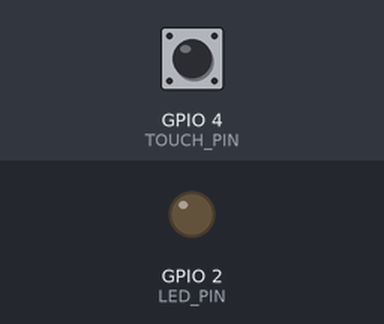
Bench run of a sketch on a simulated ESP32. Parts: output pins drawn as LEDs (lit = HIGH). Inputs (shaded band) come from the test bench; at power-on: GPIO 4 (TOUCH_PIN) HIGH. What the sketch prints to the serial monitor is not drawn.

Above: at 0.05 s.
At 0.95 s:
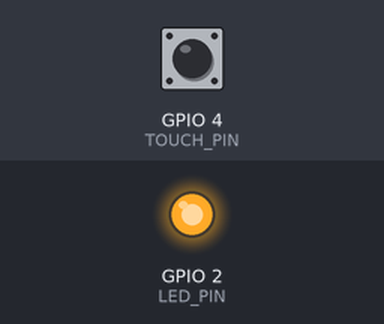
At 1.85 s:
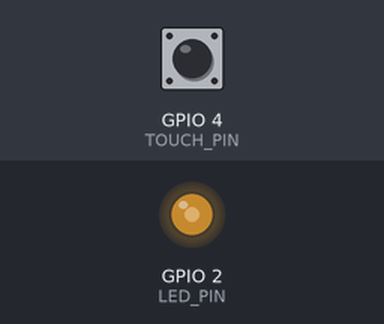
Timing chart, 0 to 4.8 s (numbered marks = the images above):
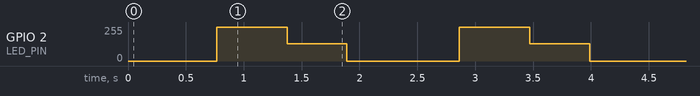

Measured:
- by itself, GPIO 2 (LED_PIN): repeats every 2.1 s: 128/255 0.52 s, 0/255 0.97 s, 255/255 0.61 s

The sketch:

touch_breathe.ino
```cpp
#define LED_PIN 2
#define TOUCH_PIN 4
#define PWM_FREQ 5000
#define PWM_RESOLUTION 8
#define TOUCH_THRESHOLD 800

int inhale_delay = 8;
int exhale_delay = 12;
int rest_delay = 1000;
int hold_delay = 300;

bool touched = false;

void setup() {
  ledcAttach(LED_PIN, PWM_FREQ, PWM_RESOLUTION);
  Serial.begin(115200);
}

void loop() {
  int touch_value = touchRead(TOUCH_PIN);
  touched = (touch_value < TOUCH_THRESHOLD);

  if (touched) {
    inhale_delay = 3;
    exhale_delay = 4;
    rest_delay = 200;
    hold_delay = 100;
  } else {
    inhale_delay = 8;
    exhale_delay = 12;
    rest_delay = 1000;
    hold_delay = 300;
  }

  Serial.print("touch: ");
  Serial.print(touch_value);
  Serial.print(touched ? " <- touching" : "");
  Serial.println();

  for (int b = 0; b <= 255; b++) {
    ledcWrite(LED_PIN, b);
    delay(inhale_delay);
  }
  delay(hold_delay);
  for (int b = 255; b >= 0; b--) {
    ledcWrite(LED_PIN, b);
    delay(exhale_delay);
  }
  delay(rest_delay);
}
```
